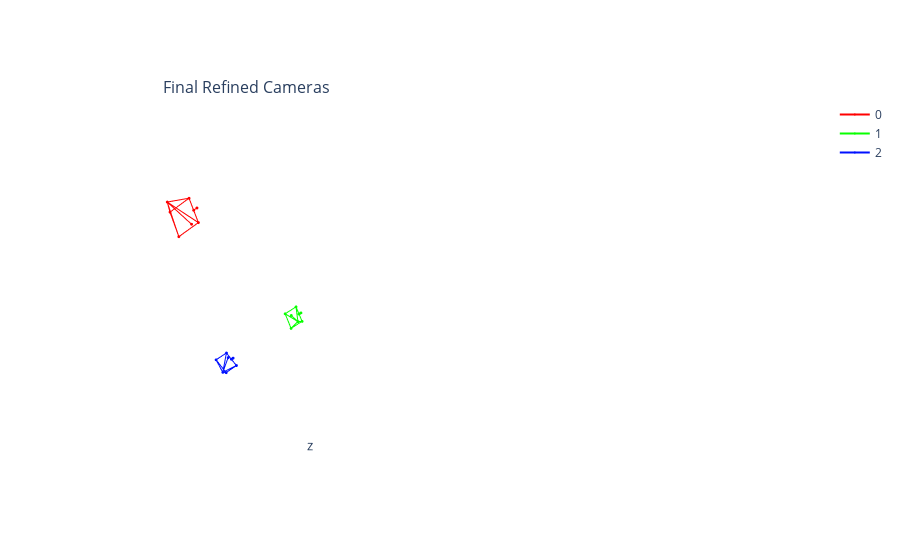
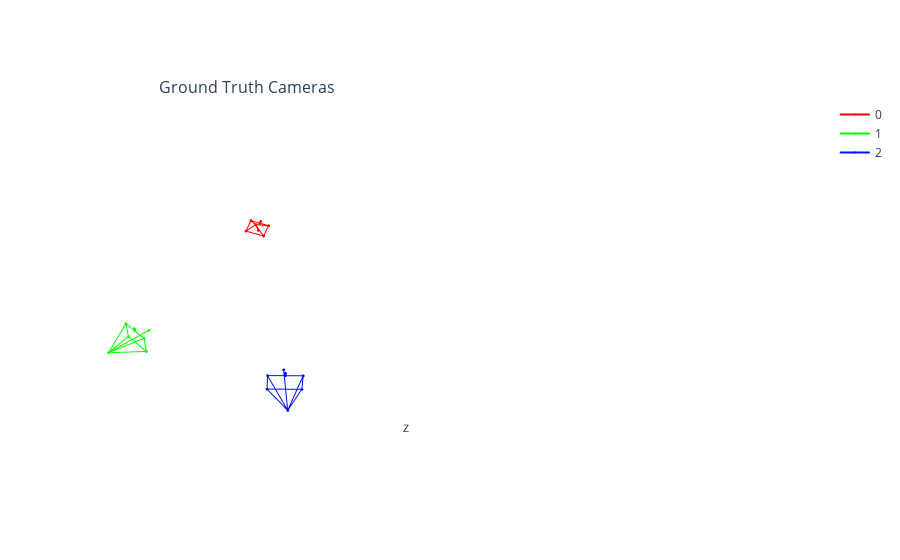

Here is the notebook cell these charts were saved with, in order:
### Code cell
R_final_ok = []
T_final_ok = []
R_final_pred = []
T_final_pred = []
for i in range(len(R_final)):
    R_final_i = R_final[i].T
    T_pred_i = T_pred[i].cpu()
    pose_i = torch.cat([R_final_i, T_pred_i[...,None]], dim=-1).cpu()
    R_final_pred.append(pose_i[:3, :3])
    T_final_pred.append(pose_i[:3, 3])
    pose_i = torch.from_numpy(blender2torch3d_objaverse(pose_i.numpy()))
    R_final_ok.append(pose_i[:3, :3])
    T_final_ok.append(pose_i[:3, 3])
    
R_final_ok = torch.stack(R_final_ok)
T_final_ok = torch.stack(T_final_ok)
R_final_pred = torch.stack(R_final_pred)
T_final_pred = torch.stack(T_final_pred)
plotly_scene_visualization(R_final_ok, T_final_ok, "Final Refined Cameras", 0.1)

R_final_gt = []
T_gt = []
for i in range(3):
    pose = np.load(f'{POSE_DIR}/{i:03d}.npy')
    pose = blender2torch3d_objaverse(pose)

    R_final_gt.append(pose[:3,:3])
    T_gt.append(torch.tensor(pose[:3,-1]))

R_final_gt = np.stack(R_final_gt)
T_gt = torch.stack(T_gt)
plotly_scene_visualization(R_final_gt, T_gt, "Ground Truth Cameras", 0.1)

# Visualize cropped and resized images
view_color_coded_images_from_tensor(images)

### Figure 1 — Plotly figure (JSON) as saved in the notebook; plotly's stock layout.template omitted (floating-point values rounded to 4 significant figures)
{"data": [{"line": {"color": "#ff0000"}, "marker": {"size": 1}, "name": "0", "scene": "scene", "type": "scatter3d", "x": [0.3653, 0.2804, 0.2928, 0.2804, 0.1955, 0.1213, 0.2911, 0.3653, 0.2807, 0.1955, 0.1213, 0.2807, 0.2911, 0.2807, 0.2246], "y": [0.9468, 0.9923, 1.005, 0.9923, 1.038, 0.9624, 0.8713, 0.9468, 1.101, 1.038, 0.9624, 1.101, 0.8713, 1.101, 0.8812], "z": [0.8217, 0.7948, 0.7771, 0.7948, 0.7679, 0.8741, 0.9279, 0.8217, 0.9784, 0.7679, 0.8741, 0.9784, 0.9279, 0.9784, 0.7827]}, {"line": {"color": "#08ff00"}, "marker": {"size": 1}, "name": "1", "scene": "scene", "type": "scatter3d", "x": [-0.2965, -0.2124, -0.1998, -0.2124, -0.1284, -0.2044, -0.3724, -0.2965, -0.289, -0.1284, -0.2044, -0.289, -0.3724, -0.289, -0.2311], "y": [-0.8705, -0.9171, -0.9047, -0.9171, -0.9637, -1.038, -0.9446, -0.8705, -1.101, -0.9637, -1.038, -1.101, -0.9446, -1.101, -0.8808], "z": [-0.9284, -0.9008, -0.9184, -0.9008, -0.8731, -0.7672, -0.8225, -0.9284, -0.9781, -0.8731, -0.7672, -0.9781, -0.8225, -0.9781, -0.7826]}, {"line": {"color": "#0010ff"}, "marker": {"size": 1}, "name": "2", "scene": "scene", "type": "scatter3d", "x": [-0.5871, -0.4946, -0.4944, -0.4946, -0.4022, -0.4032, -0.5882, -0.5871, -0.5713, -0.4022, -0.4032, -0.5713, -0.5882, -0.5713, -0.4571], "y": [-1.165, -1.203, -1.203, -1.203, -1.241, -1.241, -1.165, -1.165, -1.388, -1.241, -1.241, -1.388, -1.165, -1.388, -1.11], "z": [-0.07922, -0.07855, -0.1036, -0.07855, -0.07788, 0.07212, 0.07077, -0.07922, -0.004035, -0.07788, 0.07212, -0.004035, 0.07077, -0.004035, -0.003312]}], "layout": {"annotations": [{"font": {"size": 16}, "showarrow": false, "text": "Final Refined Cameras", "x": 0.225, "xanchor": "center", "xref": "paper", "y": 1, "yanchor": "bottom", "yref": "paper"}], "scene": {"aspectmode": "data", "camera": {"up": {"x": 0, "y": 1, "z": 0}}, "domain": {"x": [0, 0.45], "y": [0, 1]}, "xaxis": {"backgroundcolor": "#fff", "range": [-0.7851, 0.5017], "showaxeslabels": false, "showgrid": false, "showline": false, "showticklabels": false, "ticks": "", "zeroline": false}, "yaxis": {"backgroundcolor": "#fff", "range": [-1.511, 1.231], "showaxeslabels": false, "showgrid": false, "showline": false, "showticklabels": false, "ticks": "", "zeroline": false}, "zaxis": {"backgroundcolor": "#fff", "range": [-1.125, 1.102], "showaxeslabels": false, "showgrid": false, "showline": false, "showticklabels": false, "ticks": "", "zeroline": false}}, "scene2": {"aspectmode": "data", "domain": {"x": [0.55, 1], "y": [0, 1]}}}}

### Figure 2 — Plotly figure (JSON) as saved in the notebook; plotly's stock layout.template omitted (floating-point values rounded to 4 significant figures)
{"data": [{"line": {"color": "#ff0000"}, "marker": {"size": 1}, "name": "0", "scene": "scene", "type": "scatter3d", "x": [-0.9899, -0.9192, -0.9192, -0.9192, -0.8485, -0.8485, -0.9899, -0.9899, -1.061, -0.8485, -0.8485, -1.061, -0.9899, -1.061, -0.8485], "y": [-0.3593, -0.3947, -0.373, -0.3947, -0.43, -0.5599, -0.4892, -0.3593, -0.5303, -0.43, -0.5599, -0.5303, -0.4892, -0.5303, -0.4243], "z": [-0.7723, -0.8336, -0.8461, -0.8336, -0.8948, -0.8198, -0.6973, -0.7723, -0.9186, -0.8948, -0.8198, -0.9186, -0.6973, -0.9186, -0.7348]}, {"line": {"color": "#08ff00"}, "marker": {"size": 1}, "name": "1", "scene": "scene", "type": "scatter3d", "x": [0.1, -7.96e-17, -7.96e-17, -7.96e-17, -0.1, -0.1, 0.1, 0.1, -9.185e-17, -0.1, -0.1, -9.185e-17, 0.1, -9.185e-17, -7.348e-17], "y": [0.075, 0.075, 0.1, 0.075, 0.075, -0.075, -0.075, 0.075, -3.553e-15, 0.075, -0.075, -3.553e-15, -0.075, -3.553e-15, -1.027e-08], "z": [1.3, 1.3, 1.3, 1.3, 1.3, 1.3, 1.3, 1.3, 1.5, 1.3, 1.3, 1.5, 1.3, 1.5, 1.2]}, {"line": {"color": "#0010ff"}, "marker": {"size": 1}, "name": "2", "scene": "scene", "type": "scatter3d", "x": [0.9899, 0.9192, 0.9192, 0.9192, 0.8485, 0.8485, 0.9899, 0.9899, 1.061, 0.8485, 0.8485, 1.061, 0.9899, 1.061, 0.8485], "y": [0.075, 0.075, 0.1, 0.075, 0.075, -0.075, -0.075, 0.075, -3.334e-08, 0.075, -0.075, -3.334e-08, -0.075, -3.334e-08, -1.057e-08], "z": [0.8485, 0.9192, 0.9192, 0.9192, 0.9899, 0.9899, 0.8485, 0.8485, 1.061, 0.9899, 0.9899, 1.061, 0.8485, 1.061, 0.8485]}], "layout": {"annotations": [{"font": {"size": 16}, "showarrow": false, "text": "Ground Truth Cameras", "x": 0.225, "xanchor": "center", "xref": "paper", "y": 1, "yanchor": "bottom", "yref": "paper"}], "scene": {"aspectmode": "data", "camera": {"up": {"x": 0, "y": 1, "z": 0}}, "domain": {"x": [0, 0.45], "y": [0, 1]}, "xaxis": {"backgroundcolor": "#fff", "range": [-1.164, 1.155], "showaxeslabels": false, "showgrid": false, "showline": false, "showticklabels": false, "ticks": "", "zeroline": false}, "yaxis": {"backgroundcolor": "#fff", "range": [-0.6782, 0.3167], "showaxeslabels": false, "showgrid": false, "showline": false, "showticklabels": false, "ticks": "", "zeroline": false}, "zaxis": {"backgroundcolor": "#fff", "range": [-1.046, 1.633], "showaxeslabels": false, "showgrid": false, "showline": false, "showticklabels": false, "ticks": "", "zeroline": false}}, "scene2": {"aspectmode": "data", "domain": {"x": [0.55, 1], "y": [0, 1]}}}}
